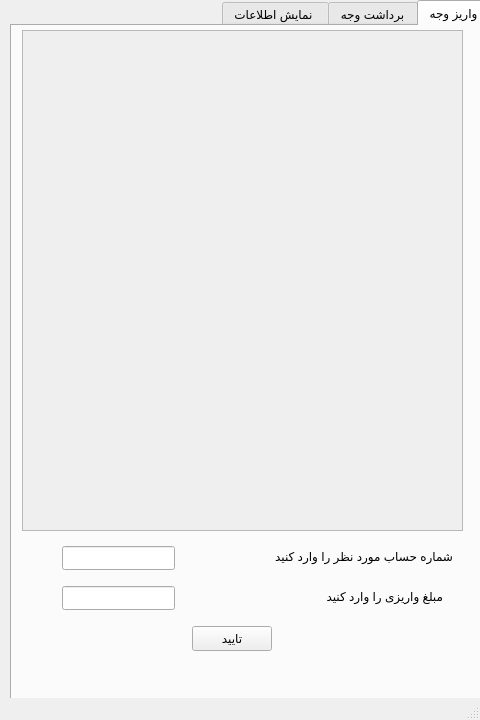
<?xml version="1.0" encoding="UTF-8"?>
<ui version="4.0">
 <class>Customer</class>
 <widget class="QMainWindow" name="Customer">
  <property name="geometry">
   <rect>
    <x>0</x>
    <y>0</y>
    <width>480</width>
    <height>720</height>
   </rect>
  </property>
  <property name="windowTitle">
   <string>MainWindow</string>
  </property>
  <widget class="QWidget" name="centralwidget">
   <widget class="QTabWidget" name="tabWidget">
    <property name="geometry">
     <rect>
      <x>10</x>
      <y>0</y>
      <width>480</width>
      <height>720</height>
     </rect>
    </property>
    <property name="layoutDirection">
     <enum>Qt::RightToLeft</enum>
    </property>
    <property name="currentIndex">
     <number>0</number>
    </property>
    <widget class="QWidget" name="tab">
     <attribute name="title">
      <string>واریز وجه</string>
     </attribute>
     <widget class="QTextEdit" name="text_deposit">
      <property name="enabled">
       <bool>false</bool>
      </property>
      <property name="geometry">
       <rect>
        <x>10</x>
        <y>4</y>
        <width>441</width>
        <height>501</height>
       </rect>
      </property>
     </widget>
     <widget class="QLabel" name="label_2">
      <property name="geometry">
       <rect>
        <x>240</x>
        <y>520</y>
        <width>201</width>
        <height>21</height>
       </rect>
      </property>
      <property name="text">
       <string>شماره حساب مورد نظر را وارد کنید</string>
      </property>
     </widget>
     <widget class="QLabel" name="label_3">
      <property name="geometry">
       <rect>
        <x>240</x>
        <y>560</y>
        <width>191</width>
        <height>20</height>
       </rect>
      </property>
      <property name="text">
       <string>مبلغ واریزی را وارد کنید</string>
      </property>
     </widget>
     <widget class="QLineEdit" name="acc_num_deposit">
      <property name="geometry">
       <rect>
        <x>50</x>
        <y>520</y>
        <width>113</width>
        <height>24</height>
       </rect>
      </property>
     </widget>
     <widget class="QLineEdit" name="mablagh_deposit">
      <property name="geometry">
       <rect>
        <x>50</x>
        <y>560</y>
        <width>113</width>
        <height>24</height>
       </rect>
      </property>
     </widget>
     <widget class="QPushButton" name="deposit">
      <property name="geometry">
       <rect>
        <x>180</x>
        <y>600</y>
        <width>80</width>
        <height>25</height>
       </rect>
      </property>
      <property name="text">
       <string>تایید</string>
      </property>
     </widget>
    </widget>
    <widget class="QWidget" name="tab_2">
     <attribute name="title">
      <string>برداشت وجه</string>
     </attribute>
     <widget class="QTextEdit" name="text_withdraw">
      <property name="enabled">
       <bool>false</bool>
      </property>
      <property name="geometry">
       <rect>
        <x>10</x>
        <y>10</y>
        <width>441</width>
        <height>491</height>
       </rect>
      </property>
     </widget>
     <widget class="QLabel" name="label_4">
      <property name="geometry">
       <rect>
        <x>240</x>
        <y>510</y>
        <width>201</width>
        <height>20</height>
       </rect>
      </property>
      <property name="text">
       <string>شماره حساب مورد نظر را وارد کنید</string>
      </property>
     </widget>
     <widget class="QLineEdit" name="mablagh_withdraw">
      <property name="geometry">
       <rect>
        <x>60</x>
        <y>550</y>
        <width>113</width>
        <height>24</height>
       </rect>
      </property>
     </widget>
     <widget class="QLineEdit" name="acc_num_withdraw">
      <property name="geometry">
       <rect>
        <x>60</x>
        <y>510</y>
        <width>113</width>
        <height>24</height>
       </rect>
      </property>
     </widget>
     <widget class="QLabel" name="label_5">
      <property name="geometry">
       <rect>
        <x>240</x>
        <y>550</y>
        <width>191</width>
        <height>20</height>
       </rect>
      </property>
      <property name="text">
       <string>مبلغ برداشتی را وارد کنید</string>
      </property>
     </widget>
     <widget class="QPushButton" name="withdraw">
      <property name="geometry">
       <rect>
        <x>180</x>
        <y>590</y>
        <width>80</width>
        <height>25</height>
       </rect>
      </property>
      <property name="text">
       <string>تایید</string>
      </property>
     </widget>
    </widget>
    <widget class="QWidget" name="tab_3">
     <attribute name="title">
      <string>نمایش اطلاعات </string>
     </attribute>
     <widget class="QTextEdit" name="text_show">
      <property name="enabled">
       <bool>false</bool>
      </property>
      <property name="geometry">
       <rect>
        <x>10</x>
        <y>14</y>
        <width>441</width>
        <height>501</height>
       </rect>
      </property>
     </widget>
     <widget class="QLineEdit" name="show_acc">
      <property name="geometry">
       <rect>
        <x>50</x>
        <y>530</y>
        <width>113</width>
        <height>24</height>
       </rect>
      </property>
     </widget>
     <widget class="QLabel" name="label">
      <property name="geometry">
       <rect>
        <x>220</x>
        <y>530</y>
        <width>201</width>
        <height>20</height>
       </rect>
      </property>
      <property name="text">
       <string>شماره حساب مورد نظر را وارد کنید</string>
      </property>
     </widget>
     <widget class="QPushButton" name="show">
      <property name="geometry">
       <rect>
        <x>180</x>
        <y>580</y>
        <width>80</width>
        <height>25</height>
       </rect>
      </property>
      <property name="text">
       <string>تایید</string>
      </property>
     </widget>
    </widget>
   </widget>
  </widget>
  <widget class="QMenuBar" name="menubar">
   <property name="geometry">
    <rect>
     <x>0</x>
     <y>0</y>
     <width>480</width>
     <height>26</height>
    </rect>
   </property>
  </widget>
  <widget class="QStatusBar" name="statusbar"/>
 </widget>
 <resources/>
 <connections/>
</ui>
